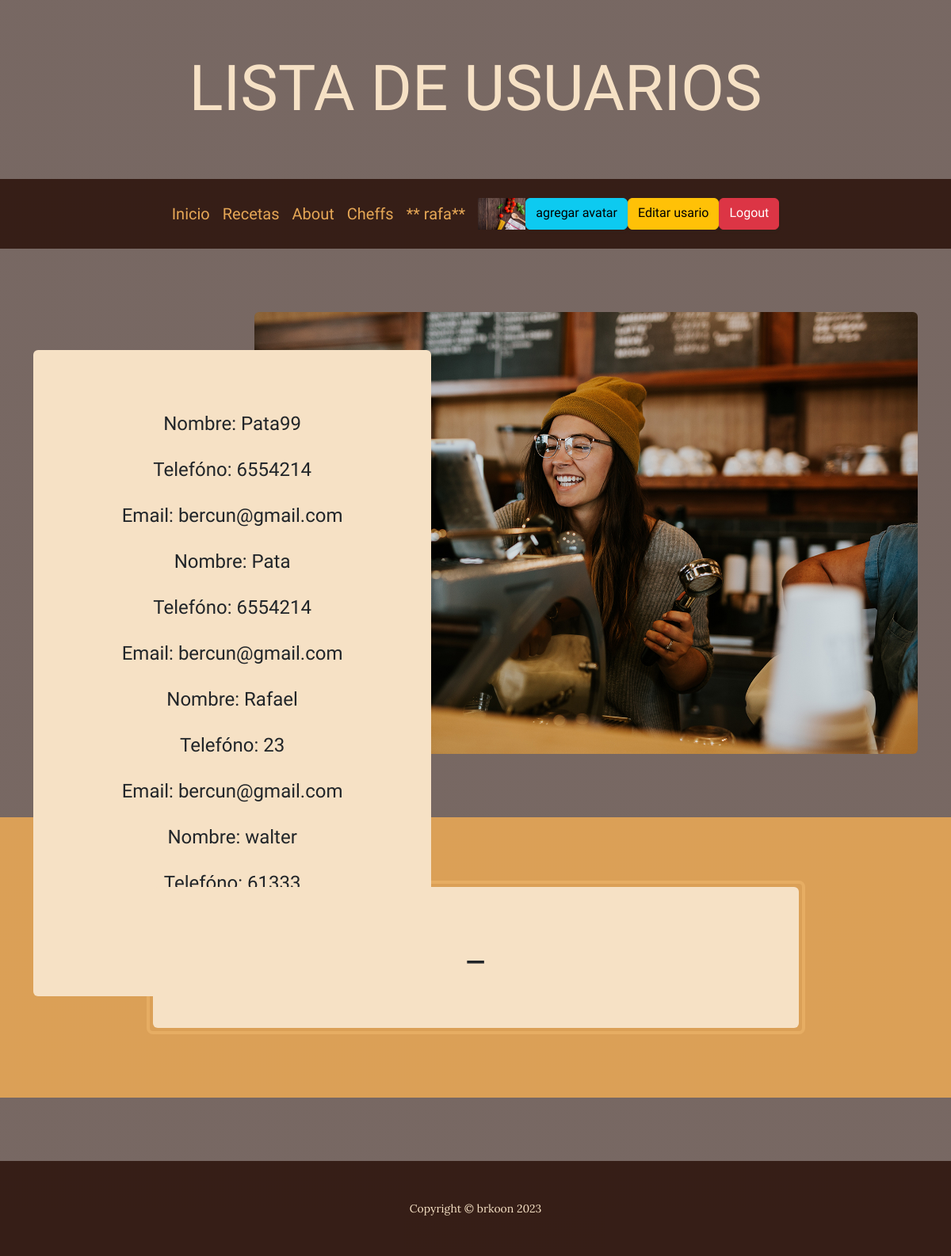
The page /AppRecetas/cheffs/ (signed in) on the database as committed earlier.
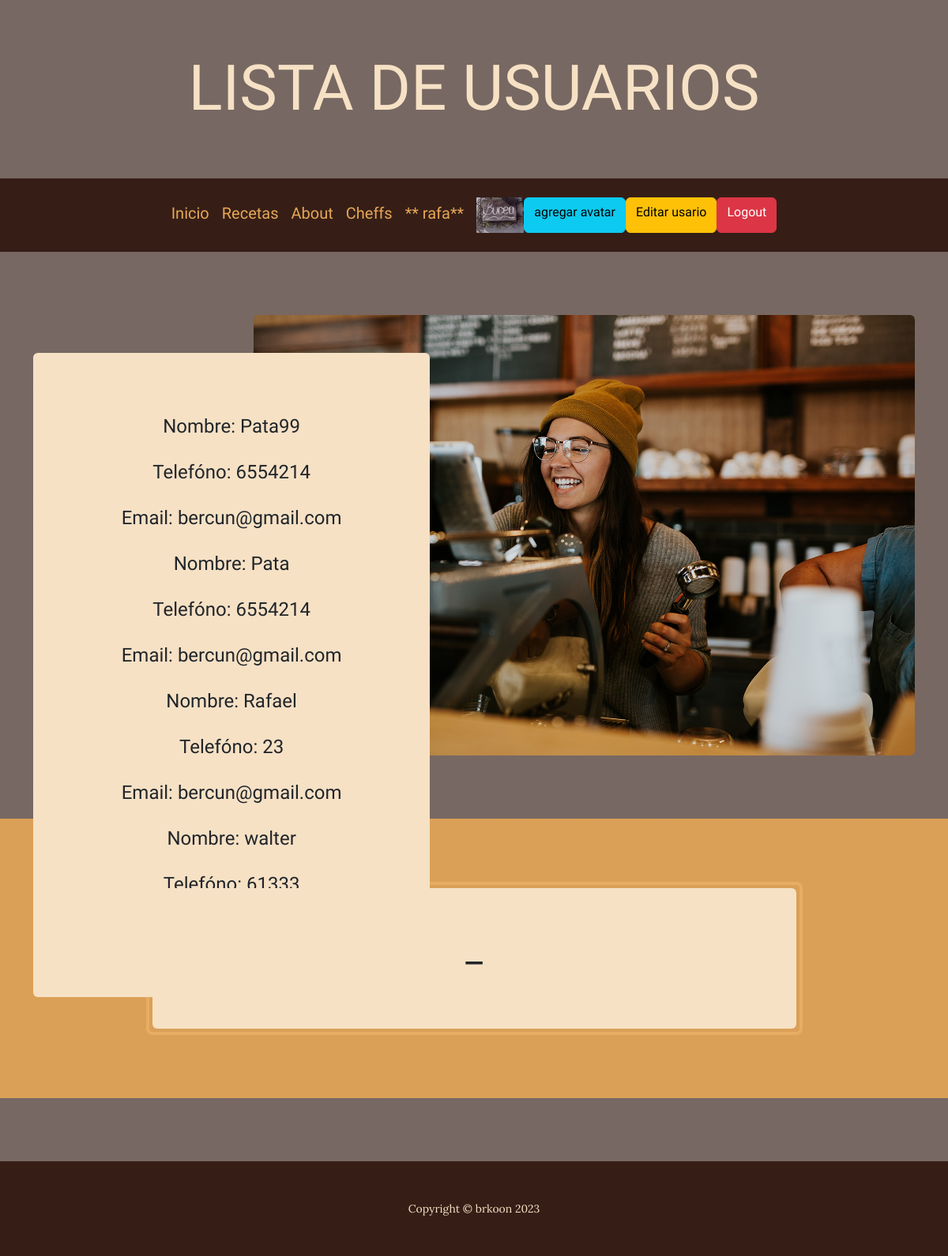
The same page on the database as committed later.
### AppRecetas/models.py (models this page shows, shortened)
class Avatar(models.Model):
    usuario = models.ForeignKey(User, on_delete=models.CASCADE)
    image = models.ImageField(upload_to= "avatares", null=True, blank=True)

### AppRecetas/views.py (the view)
# urls.py: path("cheffs/", vista_cheffs, name= "Cheffs"),
@login_required
def vista_cheffs(request):
   cheff_all = Cheff.objects.all()
   listado = {"gente": cheff_all}
   return render(request, "AppRecetas/cheffs.html", listado )

### AppRecetas/templates/AppRecetas/cheffs.html (shortened to what this page needs)
{% extends "AppRecetas/base.html" %}
{% block  titulo %}
Lista de Usuarios
{% endblock  %}
{% block  complement %}
{% for comunidad in gente  %}
<H4>
<p>Nombre: {{comunidad.nombreUsr}}  </p>
<p>Telefóno: {{comunidad.telfonoUsr}}  </p>
<p>Email: {{comunidad.emailUsr}}  </p>
</H4>
{% endfor %}
{% endblock  %}

### AppRecetas/templates/AppRecetas/base.html (shortened to what this page needs)
<!DOCTYPE html>
<html lang="en">
    <head>
        {% load static  %}
        <link href="{% static 'AppRecetas/css/styles.css'%}" rel="stylesheet" />
    </head>
    <body>
        <header>
            <h1 class="site-heading text-center text-faded d-none d-lg-block">
                <span class="site-heading-lower">
                    {% block  titulo %}
                     {% endblock %}
                </span>
            </h1>
        </header>
        <nav class="navbar navbar-expand-lg navbar-dark py-lg-4" id="mainNav">
            <div class="container">
                <div class="collapse navbar-collapse" id="navbarSupportedContent">
                    <ul class="navbar-nav mx-auto">
                        <a class="navbar-brand" href="{% url 'Inicio' %}">Inicio</a>
                <a class="navbar-brand" href="{% url 'RecetasMain' %}">Recetas</a>
                <a class="navbar-brand" href="{% url 'About' %}">About</a>
                {% if request.user.is_authenticated  %}
                <a class="navbar-brand" href="{% url 'listaCheff' %}">Cheffs</a>
                {% endif %}
                {% if request.user.is_authenticated  %}
                <a class="navbar-brand" href="">** {{user.username}}**</a>
                {% with user.avatar_set.first as  miPrimerAvatar %}
                {% if miPrimerAvatar  %}
                <a href="{% url 'listaavatar' %}">
                <img src="{{miPrimerAvatar.image.url}}" alt=" NO EXITE AVATAR", style="max-width: 60px;">
                </a>
                {% endif %}
                {% endwith %}
                <a class="btn btn-info" href="{% url 'AddAvatar' %}">agregar avatar</a>
                <a class="btn btn-warning" href="{% url 'EditUsr' %}">Editar usario</a>
                <a class="btn btn-danger" href="{% url 'Logout' %}">Logout</a>
                {% else %}
                <a class="btn btn-success" href="{% url 'Login' %}">Login</a>
                <a class="btn btn-primary" href="{% url 'Register' %}">Registrarse</a>
                {% endif %}
                    </ul>
                </div>
            </div>
        </nav>
        <section class="page-section clearfix">
            <div class="container">
                <div class="intro">
                    <img class="intro-img img-fluid mb-3 mb-lg-0 rounded" src="{% static 'AppRecetas/assets/img/intro.jpg' %}" alt="..." />
                    <div class="intro-text left-0 text-center bg-faded p-5 rounded">
                        <p class="mb-3">
                            {% block  complement %}
                            {% endblock %}
                        </p>
                        <div class="intro-button mx-auto"><a class="btn btn-primary btn-xl" href="{% url 'Inicio' %}">Regresar</a></div>
                    </div>
                </div>
            </div>
        </section>
        <section class="page-section cta">
            <div class="container">
                <div class="row">
                    <div class="col-xl-9 mx-auto">
                        <div class="cta-inner bg-faded text-center rounded">
                            <h2 class="section-heading mb-4">
                                <span class="section-heading-lower">_</span>
                            </h2>
                        </div>
                    </div>
                </div>
            </div>
        </section>
        <footer class="footer text-faded text-center py-5">
            <div class="container">
                <p class="m-0 small">Copyright &copy; brkoon  2023</p>
            </div>
        </footer>
    </body>
</html>

Rows that differ between the two databases and show on the page:
removed Avatar: image (picture)
added Avatar: image (picture)
